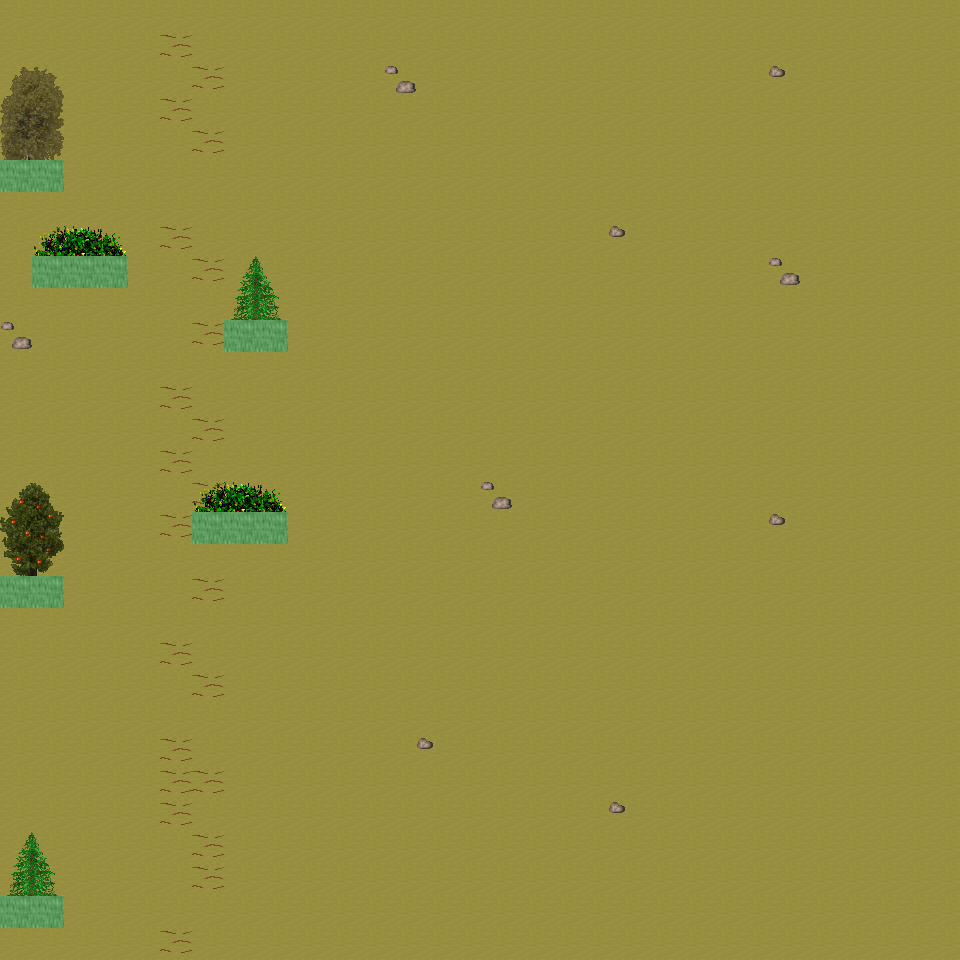

A 2D game scene composited from a Tiled map and its tileset images. What follows is a short description and the map's XML, with each tile layer's data collapsed to a summary:
An orthogonal 30x30 tile map with 32x32 px tiles, 6 tile layers (Ground, Object, Object2, Above, ...), 23 tilesets and 6 objects (6x mapExit).

<map version="1.0" orientation="orthogonal" renderorder="right-down" width="30" height="30" tilewidth="32" tileheight="32" nextobjectid="7">
  <tileset firstgid="1" name="tileset_ground_ground" tilewidth="32" tileheight="32" tilecount="33" columns="3">
    <image source="../drawable/tileset_ground_ground.png" width="96" height="352" />
  </tileset>
  <tileset firstgid="34" name="tileset_ground_water_pool" tilewidth="32" tileheight="32" tilecount="72" columns="3">
    <image source="../drawable/tileset_ground_water_pool.png" width="96" height="768" />
  </tileset>
  <tileset firstgid="106" name="tileset_ground_ridge_earth_dark" tilewidth="32" tileheight="32" tilecount="96" columns="12">
    <image source="../drawable/tileset_ground_ridge_earth_dark.png" width="384" height="256" />
  </tileset>
  <tileset firstgid="202" name="tileset_ground_ridge_earth_pale" tilewidth="32" tileheight="32" tilecount="96" columns="12">
    <image source="../drawable/tileset_ground_ridge_earth_pale.png" width="384" height="256" />
  </tileset>
  <tileset firstgid="298" name="tileset_ground_grass_edges" tilewidth="32" tileheight="32" tilecount="36" columns="12">
    <image source="../drawable/tileset_ground_grass_edges.png" width="384" height="96" />
  </tileset>
  <tileset firstgid="334" name="tileset_ground_grass_corners" tilewidth="32" tileheight="32" tilecount="24" columns="6">
    <image source="../drawable/tileset_ground_grass_corners.png" width="192" height="128" />
  </tileset>
  <tileset firstgid="358" name="tileset_ground_earth_edges" tilewidth="32" tileheight="32" tilecount="18" columns="6">
    <image source="../drawable/tileset_ground_earth_edges.png" width="192" height="96" />
  </tileset>
  <tileset firstgid="376" name="tileset_ground_rock_pebbles" tilewidth="32" tileheight="32" tilecount="3" columns="1">
    <image source="../drawable/tileset_ground_rock_pebbles.png" width="32" height="96" />
  </tileset>
  <tileset firstgid="379" name="tileset_ground_ladder_steps" tilewidth="32" tileheight="32" tilecount="6" columns="3">
    <image source="../drawable/tileset_ground_ladder_steps.png" width="96" height="64" />
  </tileset>
  <tileset firstgid="385" name="tileset_plant_grasses" tilewidth="32" tileheight="32" tilecount="6" columns="3">
    <image source="../drawable/tileset_plant_grasses.png" width="96" height="64" />
  </tileset>
  <tileset firstgid="391" name="tileset_plant_flower_daisy_red" tilewidth="32" tileheight="32" tilecount="8" columns="2">
    <image source="../drawable/tileset_plant_flower_daisy_red.png" width="64" height="128" />
  </tileset>
  <tileset firstgid="399" name="tileset_plant_flower_daisy_yellow" tilewidth="32" tileheight="32" tilecount="8" columns="2">
    <image source="../drawable/tileset_plant_flower_daisy_yellow.png" width="64" height="128" />
  </tileset>
  <tileset firstgid="407" name="tileset_plant_flower_daisy_blue" tilewidth="32" tileheight="32" tilecount="8" columns="2">
    <image source="../drawable/tileset_plant_flower_daisy_blue.png" width="64" height="128" />
  </tileset>
  <tileset firstgid="415" name="tileset_item_corpse_huge_animal" tilewidth="32" tileheight="32" tilecount="16" columns="2">
    <image source="../drawable/tileset_item_corpse_huge_animal.png" width="64" height="256" />
  </tileset>
  <tileset firstgid="431" name="tileset_item_pot_dark_barrel" tilewidth="32" tileheight="32" tilecount="2" columns="1">
    <image source="../drawable/tileset_item_pot_dark_barrel.png" width="32" height="64" />
  </tileset>
  <tileset firstgid="433" name="tileset_item_statue_green_stone" tilewidth="32" tileheight="32" tilecount="12" columns="4">
    <image source="../drawable/tileset_item_statue_green_stone.png" width="128" height="96" />
  </tileset>
  <tileset firstgid="445" name="tileset_logic_creature_orc" tilewidth="32" tileheight="32" tilecount="6" columns="6">
    <image source="../drawable/tileset_logic_creature_orc.png" width="192" height="32" />
  </tileset>
  <tileset firstgid="451" name="tileset_logic_creature_animal" tilewidth="32" tileheight="32" tilecount="32" columns="8">
    <image source="../drawable/tileset_logic_creature_animal.png" width="256" height="128" />
  </tileset>
  <tileset firstgid="483" name="tileset_logic_portal" tilewidth="32" tileheight="32" tilecount="24" columns="8">
    <image source="../drawable/tileset_logic_portal.png" width="256" height="96" />
  </tileset>
  <tileset firstgid="507" name="tileset_logic_collision" tilewidth="32" tileheight="32" tilecount="1" columns="1">
    <image source="../drawable/tileset_logic_collision.png" width="32" height="32" />
  </tileset>
  <tileset firstgid="508" name="tileset_plant_tree_spruce" tilewidth="32" tileheight="32" tilecount="6" columns="2">
    <image source="../drawable/tileset_plant_tree_spruce.png" width="64" height="96" />
  </tileset>
  <tileset firstgid="514" name="tileset_plant_tree_taller_trees" tilewidth="32" tileheight="32" tilecount="32" columns="8">
    <image source="../drawable/tileset_plant_tree_taller_trees.png" width="256" height="128" />
  </tileset>
  <tileset firstgid="546" name="tileset_plant_bush_bush_mult_colored" tilewidth="32" tileheight="32" tilecount="6" columns="3">
    <image source="../drawable/tileset_plant_bush_bush_mult_colored.png" width="96" height="64" />
  </tileset>
  <layer name="Ground" width="30" height="30">
    <data>[900 cells, 900 non-empty, 1 distinct tile ids]</data>
  </layer>
  <layer name="Object" width="30" height="30">
    <data>[900 cells, 45 non-empty, 12 distinct tile ids]</data>
  </layer>
  <layer name="Object2" width="30" height="30">
    <data>[900 cells, 0 non-empty, 0 distinct tile ids]</data>
  </layer>
  <layer name="Above" width="30" height="30">
    <data>[900 cells, 26 non-empty, 19 distinct tile ids]</data>
  </layer>
  <layer name="Above2" width="30" height="30">
    <data>[900 cells, 0 non-empty, 0 distinct tile ids]</data>
  </layer>
  <layer name="Walkable" width="30" height="30">
    <data>[900 cells, 14 non-empty, 1 distinct tile ids]</data>
  </layer>
  <objectgroup name="MapEvents">
    <object id="1" name="south" type="mapExit" x="0" y="928" width="960" height="32">
      <properties>
        <property name="map" value="level_0_x70_y77" />
        <property name="x" value="0" />
        <property name="y" value="1" />
      </properties>
    </object>
    <object id="2" name="west" type="mapExit" x="0" y="0" width="32" height="160">
      <properties>
        <property name="map" value="level_0_x69_y76" />
        <property name="x" value="28" />
        <property name="y" value="0" />
      </properties>
    </object>
    <object id="3" name="west2" type="mapExit" x="0" y="192" width="32" height="384">
      <properties>
        <property name="map" value="level_0_x69_y76" />
        <property name="x" value="28" />
        <property name="y" value="6" />
      </properties>
    </object>
    <object id="4" name="west3" type="mapExit" x="0" y="608" width="32" height="288">
      <properties>
        <property name="map" value="level_0_x69_y76" />
        <property name="x" value="28" />
        <property name="y" value="19" />
      </properties>
    </object>
    <object id="5" name="west4" type="mapExit" x="0" y="928" width="32" height="32">
      <properties>
        <property name="map" value="level_0_x69_y76" />
        <property name="x" value="28" />
        <property name="y" value="29" />
      </properties>
    </object>
    <object id="6" name="east" type="mapExit" x="928" y="0" width="32" height="960">
      <properties>
        <property name="map" value="level_0_x71_y76" />
        <property name="x" value="1" />
        <property name="y" value="0" />
      </properties>
    </object>
  </objectgroup>
</map>
